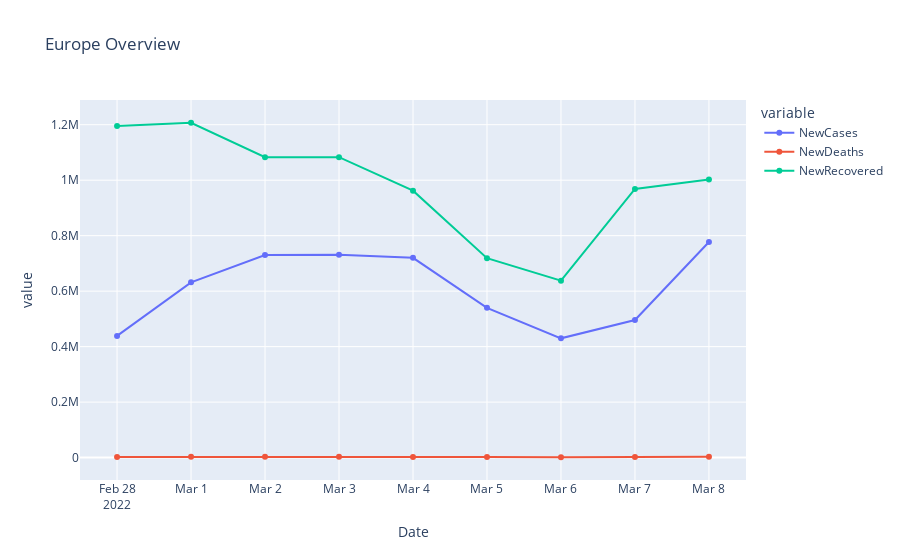
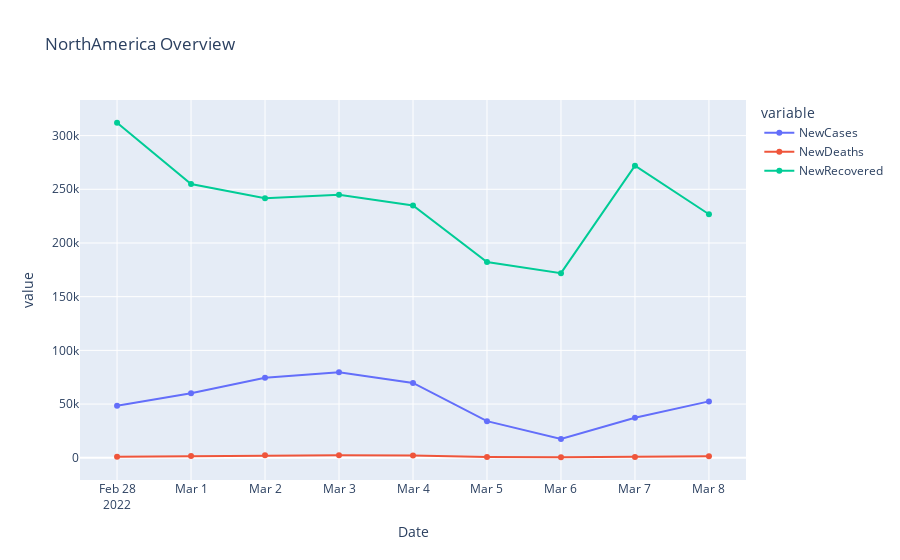
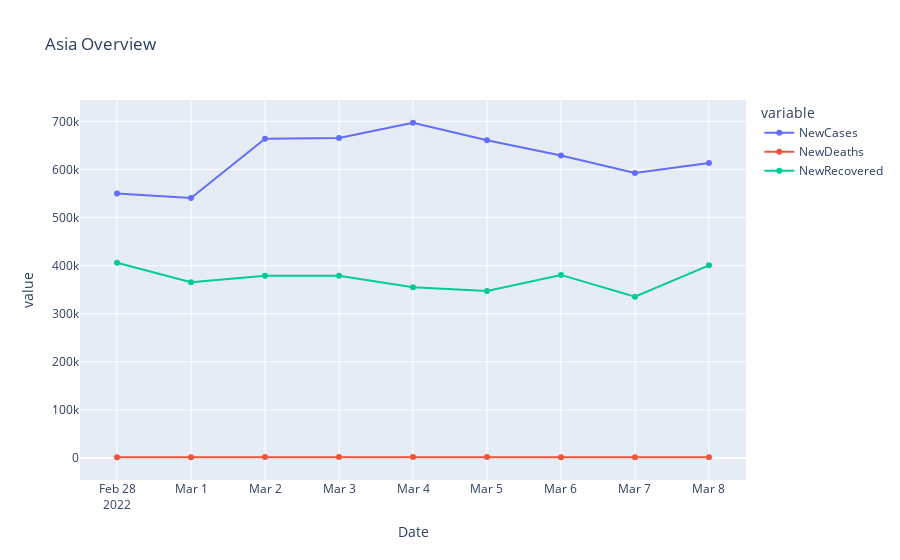
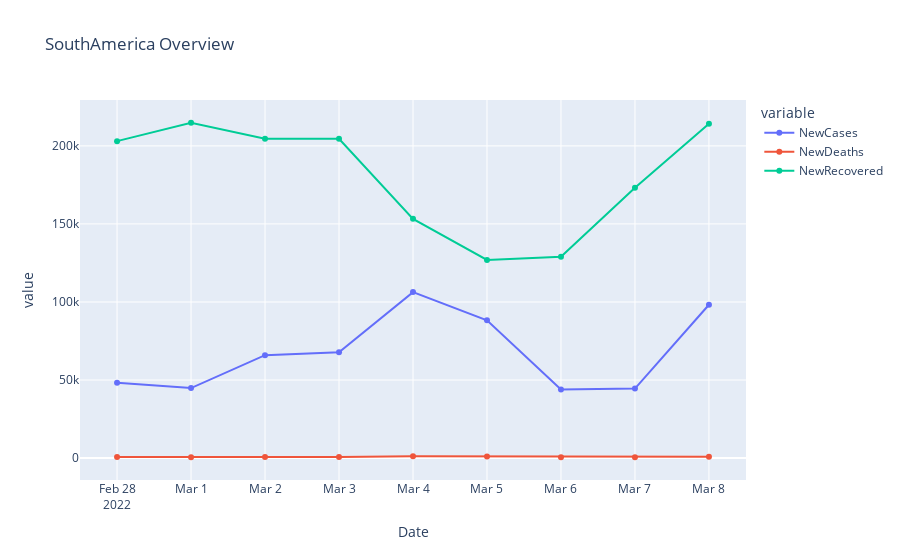

Notebook code for these charts, in order:
### Code cell
for continent in continents:
    continent_df_day = df_covid_by_day_plots[df_covid_by_day_plots['Continent'] == continent]
    
    #continent_df_day.set_index('Date',inplace=True)
    continent_df_day = continent_df_day.groupby(by='Date').sum().reset_index()
    
    title = continent + " Overview"
    fig = px.line(continent_df_day, x="Date", y=['NewCases', 'NewDeaths','NewRecovered'], markers = True, title=title)
    fig.show()

### Figure 1 — Plotly figure (JSON) as saved in the notebook; plotly's stock layout.template omitted (floating-point values rounded to 4 significant figures)
{"data": [{"hovertemplate": "variable=NewCases<br>Date=%{x}<br>value=%{y}<extra></extra>", "legendgroup": "NewCases", "line": {"color": "#636efa", "dash": "solid"}, "marker": {"symbol": "circle"}, "mode": "lines+markers", "name": "NewCases", "orientation": "v", "showlegend": true, "type": "scatter", "x": ["2022-02-28T00:00:00", "2022-03-01T00:00:00", "2022-03-02T00:00:00", "2022-03-03T00:00:00", "2022-03-04T00:00:00", "2022-03-05T00:00:00", "2022-03-06T00:00:00", "2022-03-07T00:00:00", "2022-03-08T00:00:00"], "xaxis": "x", "y": [438608, 631745, 730262, 731256, 720211, 539851, 429928, 496107, 777168], "yaxis": "y"}, {"hovertemplate": "variable=NewDeaths<br>Date=%{x}<br>value=%{y}<extra></extra>", "legendgroup": "NewDeaths", "line": {"color": "#EF553B", "dash": "solid"}, "marker": {"symbol": "circle"}, "mode": "lines+markers", "name": "NewDeaths", "orientation": "v", "showlegend": true, "type": "scatter", "x": ["2022-02-28T00:00:00", "2022-03-01T00:00:00", "2022-03-02T00:00:00", "2022-03-03T00:00:00", "2022-03-04T00:00:00", "2022-03-05T00:00:00", "2022-03-06T00:00:00", "2022-03-07T00:00:00", "2022-03-08T00:00:00"], "xaxis": "x", "y": [2269, 2651, 2628, 2628, 2552, 1888, 1268, 1932, 2982], "yaxis": "y"}, {"hovertemplate": "variable=NewRecovered<br>Date=%{x}<br>value=%{y}<extra></extra>", "legendgroup": "NewRecovered", "line": {"color": "#00cc96", "dash": "solid"}, "marker": {"symbol": "circle"}, "mode": "lines+markers", "name": "NewRecovered", "orientation": "v", "showlegend": true, "type": "scatter", "x": ["2022-02-28T00:00:00", "2022-03-01T00:00:00", "2022-03-02T00:00:00", "2022-03-03T00:00:00", "2022-03-04T00:00:00", "2022-03-05T00:00:00", "2022-03-06T00:00:00", "2022-03-07T00:00:00", "2022-03-08T00:00:00"], "xaxis": "x", "y": [1195673, 1207050, 1082923, 1082923, 962173, 719040, 637883, 968520, 1002120], "yaxis": "y"}], "layout": {"legend": {"title": {"text": "variable"}, "tracegroupgap": 0}, "title": {"text": "Europe Overview"}, "xaxis": {"anchor": "y", "domain": [0, 1], "title": {"text": "Date"}}, "yaxis": {"anchor": "x", "domain": [0, 1], "title": {"text": "value"}}}}

### Figure 2 — Plotly figure (JSON) as saved in the notebook; plotly's stock layout.template omitted (floating-point values rounded to 4 significant figures)
{"data": [{"hovertemplate": "variable=NewCases<br>Date=%{x}<br>value=%{y}<extra></extra>", "legendgroup": "NewCases", "line": {"color": "#636efa", "dash": "solid"}, "marker": {"symbol": "circle"}, "mode": "lines+markers", "name": "NewCases", "orientation": "v", "showlegend": true, "type": "scatter", "x": ["2022-02-28T00:00:00", "2022-03-01T00:00:00", "2022-03-02T00:00:00", "2022-03-03T00:00:00", "2022-03-04T00:00:00", "2022-03-05T00:00:00", "2022-03-06T00:00:00", "2022-03-07T00:00:00", "2022-03-08T00:00:00"], "xaxis": "x", "y": [48494, 59993, 74462, 79565, 69621, 34089, 17526, 37276, 52481], "yaxis": "y"}, {"hovertemplate": "variable=NewDeaths<br>Date=%{x}<br>value=%{y}<extra></extra>", "legendgroup": "NewDeaths", "line": {"color": "#EF553B", "dash": "solid"}, "marker": {"symbol": "circle"}, "mode": "lines+markers", "name": "NewDeaths", "orientation": "v", "showlegend": true, "type": "scatter", "x": ["2022-02-28T00:00:00", "2022-03-01T00:00:00", "2022-03-02T00:00:00", "2022-03-03T00:00:00", "2022-03-04T00:00:00", "2022-03-05T00:00:00", "2022-03-06T00:00:00", "2022-03-07T00:00:00", "2022-03-08T00:00:00"], "xaxis": "x", "y": [1008, 1692, 2278, 2393, 2031, 734, 450, 634, 1307], "yaxis": "y"}, {"hovertemplate": "variable=NewRecovered<br>Date=%{x}<br>value=%{y}<extra></extra>", "legendgroup": "NewRecovered", "line": {"color": "#00cc96", "dash": "solid"}, "marker": {"symbol": "circle"}, "mode": "lines+markers", "name": "NewRecovered", "orientation": "v", "showlegend": true, "type": "scatter", "x": ["2022-02-28T00:00:00", "2022-03-01T00:00:00", "2022-03-02T00:00:00", "2022-03-03T00:00:00", "2022-03-04T00:00:00", "2022-03-05T00:00:00", "2022-03-06T00:00:00", "2022-03-07T00:00:00", "2022-03-08T00:00:00"], "xaxis": "x", "y": [311972, 254870, 241729, 244869, 234855, 182292, 171862, 272036, 226778], "yaxis": "y"}], "layout": {"legend": {"title": {"text": "variable"}, "tracegroupgap": 0}, "title": {"text": "NorthAmerica Overview"}, "xaxis": {"anchor": "y", "domain": [0, 1], "title": {"text": "Date"}}, "yaxis": {"anchor": "x", "domain": [0, 1], "title": {"text": "value"}}}}

### Figure 3 — Plotly figure (JSON) as saved in the notebook; plotly's stock layout.template omitted (floating-point values rounded to 4 significant figures)
{"data": [{"hovertemplate": "variable=NewCases<br>Date=%{x}<br>value=%{y}<extra></extra>", "legendgroup": "NewCases", "line": {"color": "#636efa", "dash": "solid"}, "marker": {"symbol": "circle"}, "mode": "lines+markers", "name": "NewCases", "orientation": "v", "showlegend": true, "type": "scatter", "x": ["2022-02-28T00:00:00", "2022-03-01T00:00:00", "2022-03-02T00:00:00", "2022-03-03T00:00:00", "2022-03-04T00:00:00", "2022-03-05T00:00:00", "2022-03-06T00:00:00", "2022-03-07T00:00:00", "2022-03-08T00:00:00"], "xaxis": "x", "y": [550075, 540721, 663771, 665479, 697132, 660777, 628950, 592776, 613406], "yaxis": "y"}, {"hovertemplate": "variable=NewDeaths<br>Date=%{x}<br>value=%{y}<extra></extra>", "legendgroup": "NewDeaths", "line": {"color": "#EF553B", "dash": "solid"}, "marker": {"symbol": "circle"}, "mode": "lines+markers", "name": "NewDeaths", "orientation": "v", "showlegend": true, "type": "scatter", "x": ["2022-02-28T00:00:00", "2022-03-01T00:00:00", "2022-03-02T00:00:00", "2022-03-03T00:00:00", "2022-03-04T00:00:00", "2022-03-05T00:00:00", "2022-03-06T00:00:00", "2022-03-07T00:00:00", "2022-03-08T00:00:00"], "xaxis": "x", "y": [1816, 1787, 2004, 2004, 2245, 1960, 1761, 1668, 1796], "yaxis": "y"}, {"hovertemplate": "variable=NewRecovered<br>Date=%{x}<br>value=%{y}<extra></extra>", "legendgroup": "NewRecovered", "line": {"color": "#00cc96", "dash": "solid"}, "marker": {"symbol": "circle"}, "mode": "lines+markers", "name": "NewRecovered", "orientation": "v", "showlegend": true, "type": "scatter", "x": ["2022-02-28T00:00:00", "2022-03-01T00:00:00", "2022-03-02T00:00:00", "2022-03-03T00:00:00", "2022-03-04T00:00:00", "2022-03-05T00:00:00", "2022-03-06T00:00:00", "2022-03-07T00:00:00", "2022-03-08T00:00:00"], "xaxis": "x", "y": [406160, 365353, 378837, 378837, 355344, 347517, 380772, 335291, 400761], "yaxis": "y"}], "layout": {"legend": {"title": {"text": "variable"}, "tracegroupgap": 0}, "title": {"text": "Asia Overview"}, "xaxis": {"anchor": "y", "domain": [0, 1], "title": {"text": "Date"}}, "yaxis": {"anchor": "x", "domain": [0, 1], "title": {"text": "value"}}}}

### Figure 4 — Plotly figure (JSON) as saved in the notebook; plotly's stock layout.template omitted (floating-point values rounded to 4 significant figures)
{"data": [{"hovertemplate": "variable=NewCases<br>Date=%{x}<br>value=%{y}<extra></extra>", "legendgroup": "NewCases", "line": {"color": "#636efa", "dash": "solid"}, "marker": {"symbol": "circle"}, "mode": "lines+markers", "name": "NewCases", "orientation": "v", "showlegend": true, "type": "scatter", "x": ["2022-02-28T00:00:00", "2022-03-01T00:00:00", "2022-03-02T00:00:00", "2022-03-03T00:00:00", "2022-03-04T00:00:00", "2022-03-05T00:00:00", "2022-03-06T00:00:00", "2022-03-07T00:00:00", "2022-03-08T00:00:00"], "xaxis": "x", "y": [48257, 44831, 65916, 67782, 106315, 88234, 43889, 44520, 98227], "yaxis": "y"}, {"hovertemplate": "variable=NewDeaths<br>Date=%{x}<br>value=%{y}<extra></extra>", "legendgroup": "NewDeaths", "line": {"color": "#EF553B", "dash": "solid"}, "marker": {"symbol": "circle"}, "mode": "lines+markers", "name": "NewDeaths", "orientation": "v", "showlegend": true, "type": "scatter", "x": ["2022-02-28T00:00:00", "2022-03-01T00:00:00", "2022-03-02T00:00:00", "2022-03-03T00:00:00", "2022-03-04T00:00:00", "2022-03-05T00:00:00", "2022-03-06T00:00:00", "2022-03-07T00:00:00", "2022-03-08T00:00:00"], "xaxis": "x", "y": [666, 532, 701, 702, 1093, 947, 594, 530, 771], "yaxis": "y"}, {"hovertemplate": "variable=NewRecovered<br>Date=%{x}<br>value=%{y}<extra></extra>", "legendgroup": "NewRecovered", "line": {"color": "#00cc96", "dash": "solid"}, "marker": {"symbol": "circle"}, "mode": "lines+markers", "name": "NewRecovered", "orientation": "v", "showlegend": true, "type": "scatter", "x": ["2022-02-28T00:00:00", "2022-03-01T00:00:00", "2022-03-02T00:00:00", "2022-03-03T00:00:00", "2022-03-04T00:00:00", "2022-03-05T00:00:00", "2022-03-06T00:00:00", "2022-03-07T00:00:00", "2022-03-08T00:00:00"], "xaxis": "x", "y": [203040, 214819, 204507, 204507, 153257, 126908, 129029, 173239, 214119], "yaxis": "y"}], "layout": {"legend": {"title": {"text": "variable"}, "tracegroupgap": 0}, "title": {"text": "SouthAmerica Overview"}, "xaxis": {"anchor": "y", "domain": [0, 1], "title": {"text": "Date"}}, "yaxis": {"anchor": "x", "domain": [0, 1], "title": {"text": "value"}}}}
